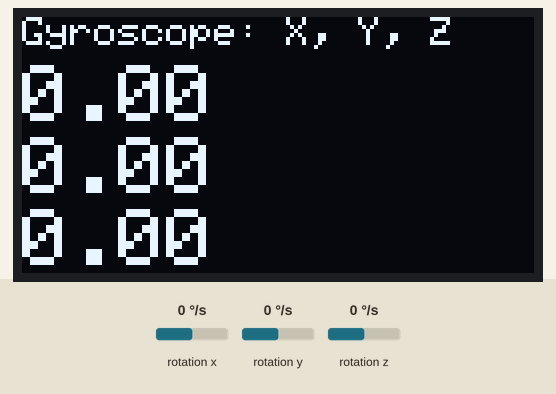
Simulated run of this sketch. Board: Arduino Nano 33 IoT. Parts: 128×64 one-colour display. The inputs (shaded band) are chosen by the test bench; at power-on: rotation x 0 °/s, rotation y 0 °/s, rotation z 0 °/s. The display library's start-up logo is not drawn; what the sketch prints to the serial monitor is not drawn.

Above: at 3.2 s.
3.3 s: rotation x set to -192 °/s
At 4.0 s:
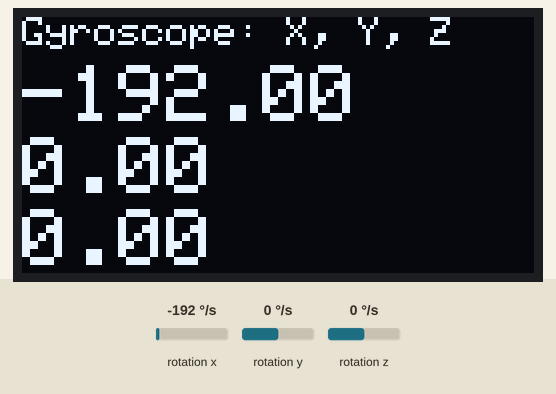
4.8 s: rotation y set to -192 °/s
At 6.2 s:
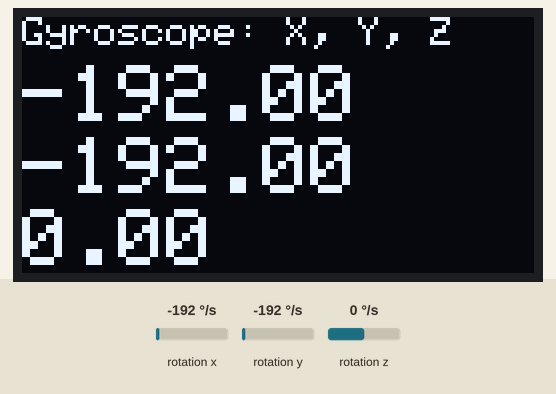
6.5 s: rotation z set to -192 °/s
At 7.8 s:
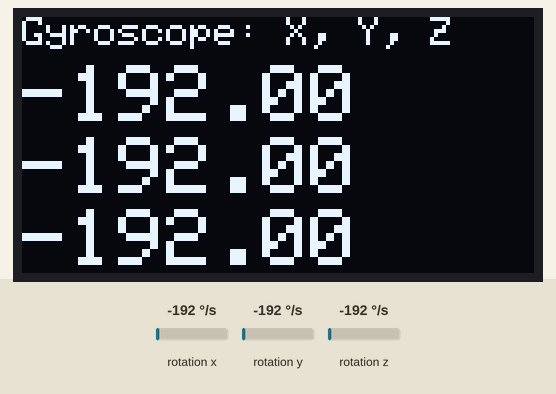
8.1 s: rotation x set to -100 °/s
At 9.1 s:
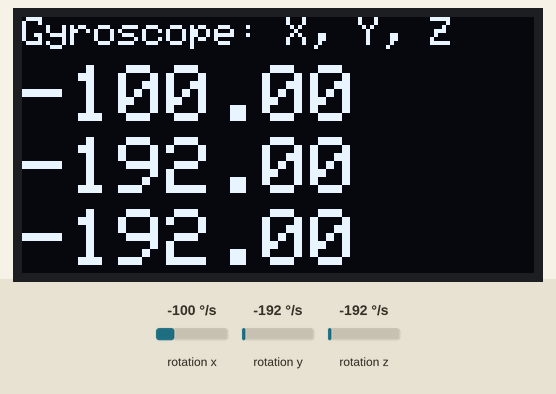
9.7 s: rotation y set to -100 °/s
At 10.4 s:
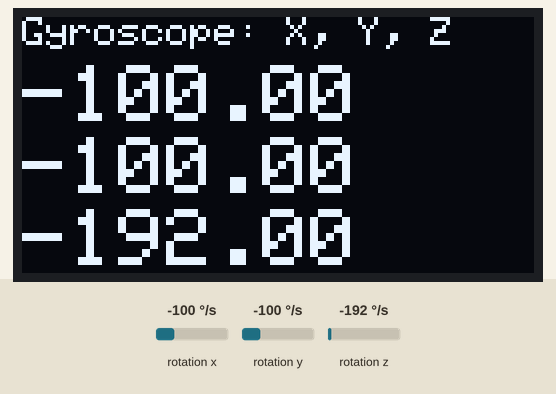
Timing chart, 0 to 12.4 s (numbered marks = the images above; inputs shaded):
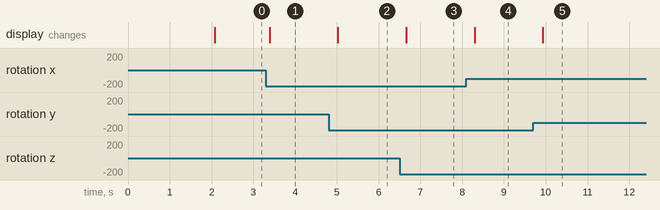

The sketch:

OledSensor.ino
```cpp
#include <SPI.h>
#include <Wire.h>
#include <Adafruit_GFX.h>
#include <Adafruit_SSD1306.h>
#include <Arduino_LSM6DS3.h>

#define SCREEN_WIDTH 128 // OLED display width, in pixels
#define SCREEN_HEIGHT 64 // OLED display height, in pixels

#define OLED_RESET     4 // Reset pin # (or -1 if sharing Arduino reset pin)
Adafruit_SSD1306 display(SCREEN_WIDTH, SCREEN_HEIGHT, &Wire, OLED_RESET);

void setup() {
  Serial.begin(115200);

  if (!IMU.begin()) {
    Serial.println("Failed to initialize IMU!");
    while (1);
  }

  // SSD1306_SWITCHCAPVCC = generate display voltage from 3.3V internally
  if(!display.begin(SSD1306_SWITCHCAPVCC, 0x3C)) { // Address 0x3D for 128x64
    Serial.println(F("SSD1306 allocation failed"));
    for(;;); // Don't proceed, loop forever
  }

  display.display();
  delay(2000); // Pause for 2 seconds

  // Clear the buffer
  display.clearDisplay();
}

void loop() {
  float x, y, z;

  if (IMU.gyroscopeAvailable()) {
    IMU.readGyroscope(x, y, z);

    display.clearDisplay();
    display.setTextSize(1);
    display.setTextColor(SSD1306_WHITE);
    display.setCursor(0,0);
    display.print("Gyroscope: X, Y, Z");
    display.setTextSize(2);
    display.setCursor(0,12);
    display.print(String(x));
    display.setCursor(0,30);
    display.print(String(y));
    display.setCursor(0,48);
    display.print(String(z));
    display.display();

    Serial.print(x);
    Serial.print('\t');
    Serial.print(y);
    Serial.print('\t');
    Serial.println(z);

    delay(300);
  }
}
```

Measured:
- after the input at 3.3 s, the display: changes after 0.09 s (image 1)
- after the input at 4.8 s, the display: changes after 0.23 s (image 2)
- after the input at 6.5 s, the display: changes after 0.16 s (image 3)
- after the input at 8.1 s, the display: changes after 0.20 s (image 4)
- after the input at 9.7 s, the display: changes after 0.23 s (image 5)
